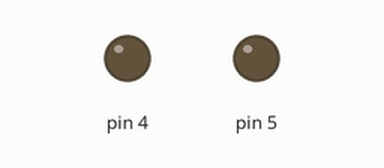
This sketch was run on a simulated Arduino Uno, built with avr-gcc and run on an emulated ATmega328P. Shown: output pins drawn as LEDs (lit = HIGH). What the sketch prints to the serial monitor is not drawn.

Above: at 0.4 s.
Timing chart, 0 to 1.9 s (numbered marks = the images above):
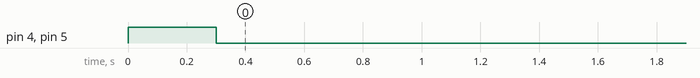

The sketch:

basis.ino
```cpp
//base station v0.7
#define VERSION "v0.7"


#include <SPI.h>
#include <Mirf.h>
#include <nRF24L01.h>
#include <MirfHardwareSpiDriver.h>

#define RFADDR "alex0"
#define RFBASE "alex1"
#define RFCHANNEL 42

const int MYADDR = 1;
const int BASEADDR = 1;


// Global Variables
byte State=0;
unsigned long PID=0;
byte Blink = 10;
byte station[10] = {0};
unsigned long station_last[10] = {0};
unsigned long station_last_req[10] = {0};

unsigned long readPID() {
  return long(0);
  /*
    return ( (EEPROM.read(0) << 24)
                   + (EEPROM.read(1) << 16)
                   + (EEPROM.read(2) << 8)
                   + (EEPROM.read(3) ) );
  */
}


void blink () {
  digitalWrite(4, Blink%2);
}

byte parseMsg() {
  byte data[32];
  byte payload[24] = {0};
  Mirf.getData(data);
  if(data[0] == (byte)((MYADDR & 0xFF00) >> 8) && data[1] == (byte)(MYADDR & 0x00FF)) {
    int from;
    from = (int)data[2]<<8;
    from += (int)data[3];
    switch(data[7]) {
      case 1:
        byte id;
        id = data[8];
        if (from == id && id < 10) station[id] = 1;
        sendMsg(from, (byte) 2, payload);
        break;
      case 4:

        break;
      case 6:
        unsigned long deltat;
        deltat = (unsigned long)data[8];
        deltat += (unsigned long)data[9]<<8;
        deltat += (unsigned long)data[10]<<16;
        deltat += (unsigned long)data[11]<<24;
        float distance;
        distance = deltat * 0.34;

        Serial.print("deltat from ");
        Serial.print(from);
        Serial.print(" - ");
        Serial.print(deltat);
        Serial.print(" - ");
        Serial.print(distance);
        Serial.print("\n");
        station_last[from] = millis();
        break;


      case 99:
        Blink = data[8];
        break;
      case 42:{
        Serial.print("deltat from ");
        Serial.print(from);
        Serial.print(" - ");
        unsigned long deltat;
        deltat = (unsigned long)data[8];
        deltat += (unsigned long)data[9]<<8;
        deltat += (unsigned long)data[10]<<16;
        deltat += (unsigned long)data[11]<<24;
        Serial.print(deltat);
        Serial.print(" - ");
        float distance;
        distance = deltat * 0.34;
        Serial.print(distance);
        Serial.print("\n");
        break;}
      default:
        return 0; //kenne Datentyp nicht
    }
  } else {
    return 0; //Nachricht nicht für mich
  }
}

void sendMsg(int receiver, byte type, byte * payload) {
  byte data[32];
  Mirf.setTADDR((byte *)RFBASE);
  data[0] = (byte)((receiver & 0xFF00) >> 8 );
  data[1] = (byte)((receiver & 0x00FF));
  data[2] = (byte)((MYADDR & 0xFF00) >> 8 );
  data[3] = (byte)((MYADDR & 0x00FF));
  data[4] = (byte)((PID & 0xFF0000) >> 16 );
  data[5] = (byte)((PID & 0x00FF00) >> 8 );
  data[6] = (byte)((PID & 0x0000FF));
  data[7] = type;
  for(int i = 0; i<24;i++){
    data[i+8] = payload[i];
  }
  Mirf.send(data);
  PID++;
}

void setup(){
  pinMode(4, OUTPUT);
  pinMode(5, OUTPUT);
  pinMode(2, INPUT);
  pinMode(3, INPUT);
  digitalWrite(2, HIGH);
  digitalWrite(3, HIGH);

  digitalWrite(4, HIGH);
  digitalWrite(5, HIGH);
  delay(300);
  digitalWrite(4, LOW);
  digitalWrite(5, LOW);

  Serial.begin(115200);
  Serial.print("IPS ");
  Serial.println(VERSION);


  Mirf.spi = &MirfHardwareSpi;
  Mirf.cePin = 9;
  Mirf.csnPin = 10;
  Mirf.init();
  Mirf.setRADDR((byte *)RFADDR);
  Mirf.payload = 32;
  Mirf.channel = RFCHANNEL;
  Mirf.config();

  PID = readPID();

}

void request_data(int i) {
  byte payload[24];
  sendMsg(i, (byte) 5, payload);
}

void loop(){
  static unsigned long last_request = 0;
  if(!Mirf.isSending() && Mirf.dataReady()){
    parseMsg();
  }
  int i=0;
  for (i=0;i<10;i++) {
    if(station[i]==1 && station_last[i] < millis() + 180 && last_request < millis() + 4 && station_last_req[i] < millis() + 30){
      last_request = millis();
      station_last_req[i] = millis();
      request_data(i);
    }
  }
}
```
